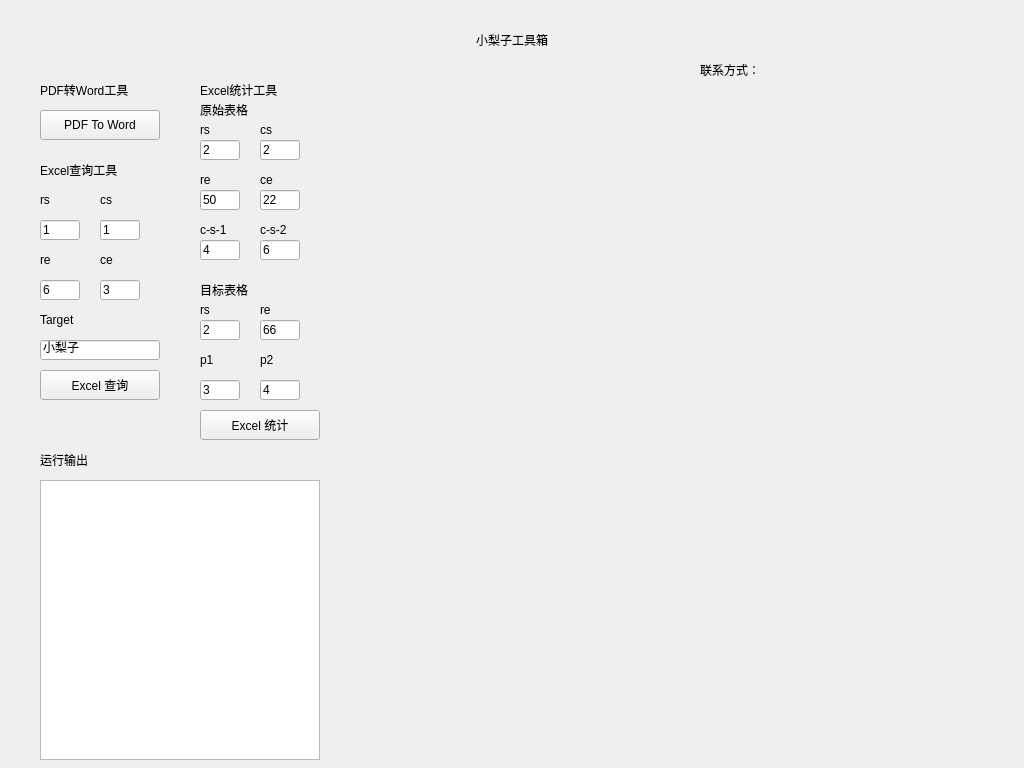
<?xml version="1.0" encoding="UTF-8"?>
<ui version="4.0">
 <class>MainWindow</class>
 <widget class="QMainWindow" name="MainWindow">
  <property name="geometry">
   <rect>
    <x>0</x>
    <y>0</y>
    <width>1024</width>
    <height>768</height>
   </rect>
  </property>
  <property name="windowTitle">
   <string>小梨子工具箱</string>
  </property>
  <widget class="QWidget" name="centralwidget">
   <widget class="QPushButton" name="PDFToWordBtn">
    <property name="geometry">
     <rect>
      <x>40</x>
      <y>110</y>
      <width>120</width>
      <height>30</height>
     </rect>
    </property>
    <property name="text">
     <string>PDF To Word</string>
    </property>
   </widget>
   <widget class="QLabel" name="mainLabel">
    <property name="geometry">
     <rect>
      <x>432</x>
      <y>30</y>
      <width>160</width>
      <height>20</height>
     </rect>
    </property>
    <property name="text">
     <string>小梨子工具箱</string>
    </property>
    <property name="alignment">
     <set>Qt::AlignCenter</set>
    </property>
   </widget>
   <widget class="QLabel" name="PDFToWordLabel">
    <property name="geometry">
     <rect>
      <x>40</x>
      <y>80</y>
      <width>120</width>
      <height>20</height>
     </rect>
    </property>
    <property name="text">
     <string>PDF转Word工具</string>
    </property>
   </widget>
   <widget class="QLineEdit" name="rsLineEdit">
    <property name="geometry">
     <rect>
      <x>40</x>
      <y>220</y>
      <width>40</width>
      <height>20</height>
     </rect>
    </property>
    <property name="text">
     <string>1</string>
    </property>
   </widget>
   <widget class="QLineEdit" name="csLineEdit">
    <property name="geometry">
     <rect>
      <x>100</x>
      <y>220</y>
      <width>40</width>
      <height>20</height>
     </rect>
    </property>
    <property name="text">
     <string>1</string>
    </property>
   </widget>
   <widget class="QLabel" name="rsLabel">
    <property name="geometry">
     <rect>
      <x>40</x>
      <y>190</y>
      <width>20</width>
      <height>20</height>
     </rect>
    </property>
    <property name="text">
     <string>rs</string>
    </property>
   </widget>
   <widget class="QLabel" name="csLable">
    <property name="geometry">
     <rect>
      <x>100</x>
      <y>190</y>
      <width>20</width>
      <height>20</height>
     </rect>
    </property>
    <property name="text">
     <string>cs</string>
    </property>
   </widget>
   <widget class="QLineEdit" name="targetLineEdit">
    <property name="geometry">
     <rect>
      <x>40</x>
      <y>340</y>
      <width>120</width>
      <height>20</height>
     </rect>
    </property>
    <property name="text">
     <string>小梨子</string>
    </property>
   </widget>
   <widget class="QLabel" name="targetLabel">
    <property name="geometry">
     <rect>
      <x>40</x>
      <y>310</y>
      <width>80</width>
      <height>20</height>
     </rect>
    </property>
    <property name="text">
     <string>Target</string>
    </property>
   </widget>
   <widget class="QPushButton" name="searchExcelBtn">
    <property name="geometry">
     <rect>
      <x>40</x>
      <y>370</y>
      <width>120</width>
      <height>30</height>
     </rect>
    </property>
    <property name="text">
     <string>Excel 查询</string>
    </property>
   </widget>
   <widget class="QLabel" name="excelSearchLabel">
    <property name="geometry">
     <rect>
      <x>40</x>
      <y>160</y>
      <width>120</width>
      <height>20</height>
     </rect>
    </property>
    <property name="text">
     <string>Excel查询工具</string>
    </property>
   </widget>
   <widget class="QTextBrowser" name="runOutPutTextBrowser">
    <property name="geometry">
     <rect>
      <x>40</x>
      <y>480</y>
      <width>280</width>
      <height>280</height>
     </rect>
    </property>
   </widget>
   <widget class="QLabel" name="runOutputLable">
    <property name="geometry">
     <rect>
      <x>40</x>
      <y>450</y>
      <width>120</width>
      <height>20</height>
     </rect>
    </property>
    <property name="text">
     <string>运行输出</string>
    </property>
   </widget>
   <widget class="QLabel" name="reLable">
    <property name="geometry">
     <rect>
      <x>40</x>
      <y>250</y>
      <width>20</width>
      <height>20</height>
     </rect>
    </property>
    <property name="text">
     <string>re</string>
    </property>
   </widget>
   <widget class="QLineEdit" name="reLineEdit">
    <property name="geometry">
     <rect>
      <x>40</x>
      <y>280</y>
      <width>40</width>
      <height>20</height>
     </rect>
    </property>
    <property name="text">
     <string>6</string>
    </property>
   </widget>
   <widget class="QLineEdit" name="ceLineEdit">
    <property name="geometry">
     <rect>
      <x>100</x>
      <y>280</y>
      <width>40</width>
      <height>20</height>
     </rect>
    </property>
    <property name="text">
     <string>3</string>
    </property>
   </widget>
   <widget class="QLabel" name="ceLable">
    <property name="geometry">
     <rect>
      <x>100</x>
      <y>250</y>
      <width>20</width>
      <height>20</height>
     </rect>
    </property>
    <property name="text">
     <string>ce</string>
    </property>
   </widget>
   <widget class="QLabel" name="infoLabel">
    <property name="geometry">
     <rect>
      <x>700</x>
      <y>60</y>
      <width>100</width>
      <height>20</height>
     </rect>
    </property>
    <property name="text">
     <string>联系方式：</string>
    </property>
   </widget>
   <widget class="QLabel" name="infoContentLabel">
    <property name="geometry">
     <rect>
      <x>800</x>
      <y>60</y>
      <width>200</width>
      <height>20</height>
     </rect>
    </property>
    <property name="text">
     <string/>
    </property>
   </widget>
   <widget class="QLabel" name="excelStatisticsLabel">
    <property name="geometry">
     <rect>
      <x>200</x>
      <y>80</y>
      <width>120</width>
      <height>20</height>
     </rect>
    </property>
    <property name="text">
     <string>Excel统计工具</string>
    </property>
   </widget>
   <widget class="QLabel" name="excelStatisticsOriginLabel">
    <property name="geometry">
     <rect>
      <x>200</x>
      <y>100</y>
      <width>120</width>
      <height>20</height>
     </rect>
    </property>
    <property name="text">
     <string>原始表格</string>
    </property>
   </widget>
   <widget class="QLineEdit" name="reStaLineEdit">
    <property name="geometry">
     <rect>
      <x>200</x>
      <y>190</y>
      <width>40</width>
      <height>20</height>
     </rect>
    </property>
    <property name="text">
     <string>50</string>
    </property>
   </widget>
   <widget class="QLineEdit" name="csStaLineEdit">
    <property name="geometry">
     <rect>
      <x>260</x>
      <y>140</y>
      <width>40</width>
      <height>20</height>
     </rect>
    </property>
    <property name="text">
     <string>2</string>
    </property>
   </widget>
   <widget class="QLabel" name="rsStaLabel">
    <property name="geometry">
     <rect>
      <x>200</x>
      <y>120</y>
      <width>20</width>
      <height>20</height>
     </rect>
    </property>
    <property name="text">
     <string>rs</string>
    </property>
   </widget>
   <widget class="QLabel" name="csStaLable">
    <property name="geometry">
     <rect>
      <x>260</x>
      <y>120</y>
      <width>20</width>
      <height>20</height>
     </rect>
    </property>
    <property name="text">
     <string>cs</string>
    </property>
   </widget>
   <widget class="QLabel" name="ceStaLable">
    <property name="geometry">
     <rect>
      <x>260</x>
      <y>170</y>
      <width>20</width>
      <height>20</height>
     </rect>
    </property>
    <property name="text">
     <string>ce</string>
    </property>
   </widget>
   <widget class="QLineEdit" name="ceStaLineEdit">
    <property name="geometry">
     <rect>
      <x>260</x>
      <y>190</y>
      <width>40</width>
      <height>20</height>
     </rect>
    </property>
    <property name="text">
     <string>22</string>
    </property>
   </widget>
   <widget class="QLineEdit" name="rsStaLineEdit">
    <property name="geometry">
     <rect>
      <x>200</x>
      <y>140</y>
      <width>40</width>
      <height>20</height>
     </rect>
    </property>
    <property name="text">
     <string>2</string>
    </property>
   </widget>
   <widget class="QLabel" name="reStaLable">
    <property name="geometry">
     <rect>
      <x>200</x>
      <y>170</y>
      <width>20</width>
      <height>20</height>
     </rect>
    </property>
    <property name="text">
     <string>re</string>
    </property>
   </widget>
   <widget class="QLineEdit" name="colStaSplit1LineEdit">
    <property name="geometry">
     <rect>
      <x>200</x>
      <y>240</y>
      <width>40</width>
      <height>20</height>
     </rect>
    </property>
    <property name="text">
     <string>4</string>
    </property>
   </widget>
   <widget class="QLabel" name="colStaSplit2Label">
    <property name="geometry">
     <rect>
      <x>260</x>
      <y>220</y>
      <width>31</width>
      <height>20</height>
     </rect>
    </property>
    <property name="text">
     <string>c-s-2</string>
    </property>
   </widget>
   <widget class="QLabel" name="colStaSplit1Lable">
    <property name="geometry">
     <rect>
      <x>200</x>
      <y>220</y>
      <width>31</width>
      <height>20</height>
     </rect>
    </property>
    <property name="text">
     <string>c-s-1</string>
    </property>
   </widget>
   <widget class="QLineEdit" name="colStaSplit2LineEdit">
    <property name="geometry">
     <rect>
      <x>260</x>
      <y>240</y>
      <width>40</width>
      <height>20</height>
     </rect>
    </property>
    <property name="text">
     <string>6</string>
    </property>
   </widget>
   <widget class="QLabel" name="excelStatisticsTargetLabel">
    <property name="geometry">
     <rect>
      <x>200</x>
      <y>280</y>
      <width>120</width>
      <height>20</height>
     </rect>
    </property>
    <property name="text">
     <string>目标表格</string>
    </property>
   </widget>
   <widget class="QLabel" name="staPos1Lable">
    <property name="geometry">
     <rect>
      <x>200</x>
      <y>350</y>
      <width>31</width>
      <height>20</height>
     </rect>
    </property>
    <property name="text">
     <string>p1</string>
    </property>
   </widget>
   <widget class="QLineEdit" name="staPos1LineEdit">
    <property name="geometry">
     <rect>
      <x>200</x>
      <y>380</y>
      <width>40</width>
      <height>20</height>
     </rect>
    </property>
    <property name="text">
     <string>3</string>
    </property>
   </widget>
   <widget class="QLineEdit" name="staPos2LineEdit">
    <property name="geometry">
     <rect>
      <x>260</x>
      <y>380</y>
      <width>40</width>
      <height>20</height>
     </rect>
    </property>
    <property name="text">
     <string>4</string>
    </property>
   </widget>
   <widget class="QLabel" name="staPos2Lable">
    <property name="geometry">
     <rect>
      <x>260</x>
      <y>350</y>
      <width>31</width>
      <height>20</height>
     </rect>
    </property>
    <property name="text">
     <string>p2</string>
    </property>
   </widget>
   <widget class="QPushButton" name="StatisticsBtn">
    <property name="geometry">
     <rect>
      <x>200</x>
      <y>410</y>
      <width>120</width>
      <height>30</height>
     </rect>
    </property>
    <property name="text">
     <string>Excel 统计</string>
    </property>
   </widget>
   <widget class="QLabel" name="reStaTarLable">
    <property name="geometry">
     <rect>
      <x>260</x>
      <y>300</y>
      <width>20</width>
      <height>20</height>
     </rect>
    </property>
    <property name="text">
     <string>re</string>
    </property>
   </widget>
   <widget class="QLineEdit" name="reStaTarLineEdit">
    <property name="geometry">
     <rect>
      <x>260</x>
      <y>320</y>
      <width>40</width>
      <height>20</height>
     </rect>
    </property>
    <property name="text">
     <string>66</string>
    </property>
   </widget>
   <widget class="QLineEdit" name="rsStaTarLineEdit">
    <property name="geometry">
     <rect>
      <x>200</x>
      <y>320</y>
      <width>40</width>
      <height>20</height>
     </rect>
    </property>
    <property name="text">
     <string>2</string>
    </property>
   </widget>
   <widget class="QLabel" name="rsStaTarLabel">
    <property name="geometry">
     <rect>
      <x>200</x>
      <y>300</y>
      <width>20</width>
      <height>20</height>
     </rect>
    </property>
    <property name="text">
     <string>rs</string>
    </property>
   </widget>
  </widget>
  <action name="action123">
   <property name="text">
    <string>关于 </string>
   </property>
  </action>
 </widget>
 <resources/>
 <connections/>
</ui>
